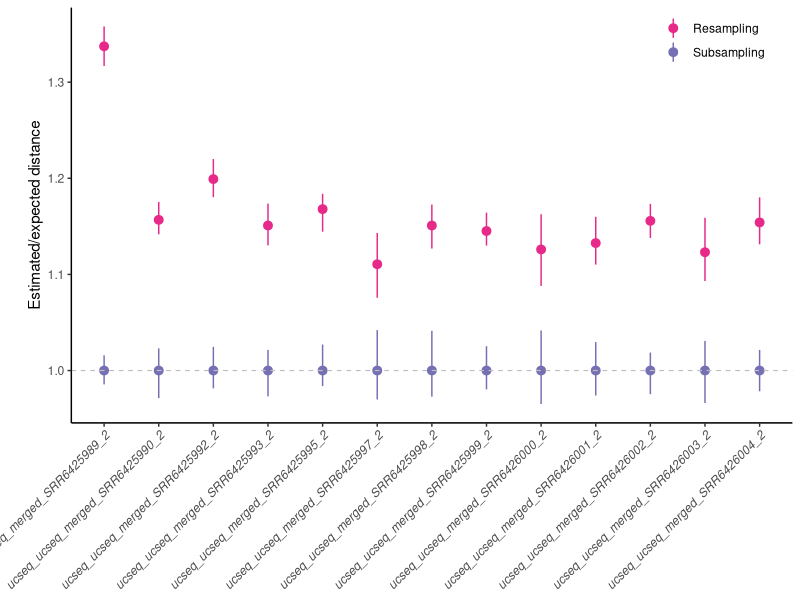
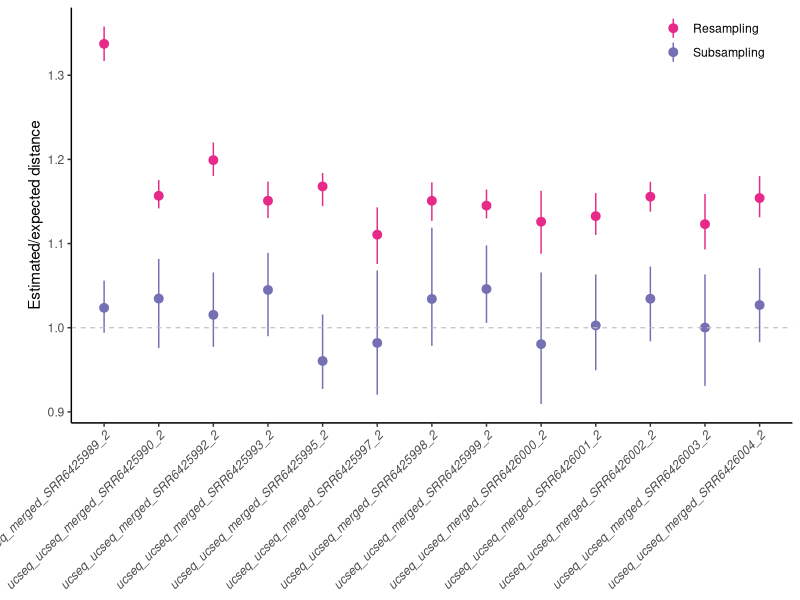
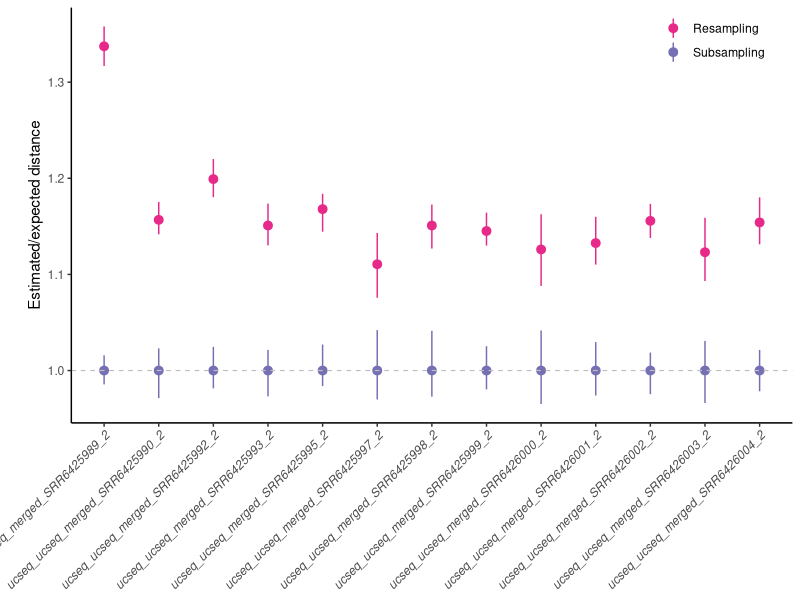
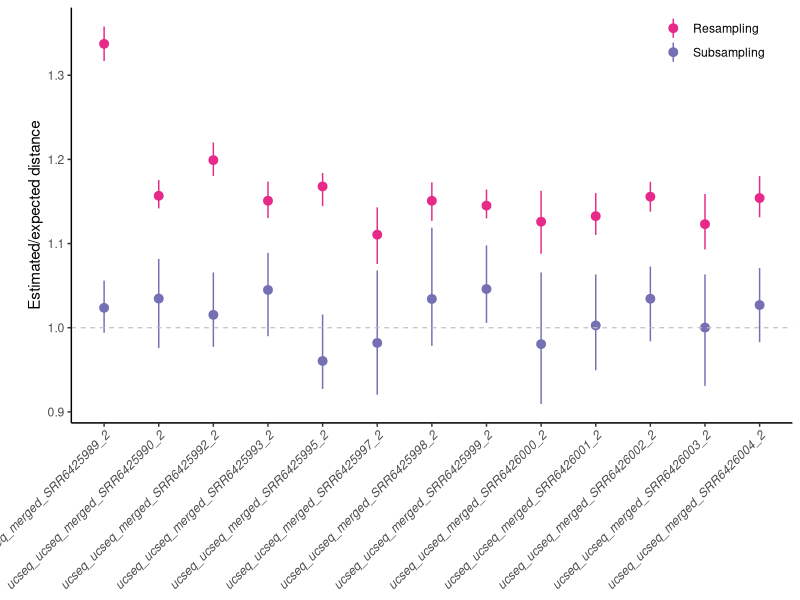

Generate these figures, in order, with R: (Note: this script raises an error after producing the figures.)
require(ggplot2); require(scales); require(reshape2); 
#install.packages("dplyr")
require(dplyr)
require(Hmisc)
library("readxl")
library(ggpubr)
#install.packages("ggpubr")

setwd(dirname(rstudioapi::getActiveDocumentContext()$path))
getwd()


#dir1 = 'd0.01'
#dir2 = 'd0.05'
#dir3 = 'd0.25'

#d1=read.csv(paste0(dir1,'/combined_all_dist_removed_outliers.csv'),sep=",",h=T)
#d2=read.csv(paste0(dir2,'/combined_all_dist_removed_outliers.csv'),sep=",",h=T)
#d3=read.csv(paste0(dir3,'/combined_all_dist_removed_outliers.csv'),sep=",",h=T)
#d <- rbind(d1, d2, d3)
#write.csv(d,"combined_all_dist_removed_outliers_threeD.csv", row.names = FALSE)


d1<- read.csv("combined_resample_all_dist.csv",sep=",",h=T)
d2 <- read.csv("combined_subsample_all_dist.csv",sep=",",h=T) #Main correction
d1$test = "resample"
d2$test = "subsample"

d <- rbind(d1, d2)
head(d)


d=d[d$variable %in% c("ucseq_ucseq_merged_SRR6425991_2") & !d$cond %in% c("main"),]

d=d[!d$sample %in% c("ucseq_ucseq_merged_SRR6425991_2"),]

d
#d$bb=as.factor(round(d$b,3))

levels(d$sample)
levels(d$sample)[levels(d$sample)=="ucseq_ucseq_merged_SRR6425989_2"] <- "Drosophila bipectinata"
levels(d$sample)[levels(d$sample)=="ucseq_ucseq_merged_SRR6425990_2"] <- "Drosophila erecta"
levels(d$sample)[levels(d$sample)=="ucseq_ucseq_merged_SRR6425991_2"] <- "Drosophila ananassae"
levels(d$sample)[levels(d$sample)=="ucseq_ucseq_merged_SRR6425992_2"] <- "Drosophila biarmipes"
levels(d$sample)[levels(d$sample)=="ucseq_ucseq_merged_SRR6425993_2"] <- "Drosophila mauritiana"
levels(d$sample)[levels(d$sample)=="ucseq_ucseq_merged_SRR6425995_2"] <- "Drosophila eugracilis"
levels(d$sample)[levels(d$sample)=="ucseq_ucseq_merged_SRR6425997_2"] <- "Drosophila mojavensis"
levels(d$sample)[levels(d$sample)=="ucseq_ucseq_merged_SRR6425998_2"] <- "Drosophila persimilis"
levels(d$sample)[levels(d$sample)=="ucseq_ucseq_merged_SRR6425999_2"] <- "Drosophila simulans"
levels(d$sample)[levels(d$sample)=="ucseq_ucseq_merged_SRR6426000_2"] <- "Drosophila virilis"
levels(d$sample)[levels(d$sample)=="ucseq_ucseq_merged_SRR6426001_2"] <- "Drosophila pseudoobscura"
levels(d$sample)[levels(d$sample)=="ucseq_ucseq_merged_SRR6426002_2"] <- "Drosophila sechellia"
levels(d$sample)[levels(d$sample)=="ucseq_ucseq_merged_SRR6426003_2"] <- "Drosophila willistoni"
levels(d$sample)[levels(d$sample)=="ucseq_ucseq_merged_SRR6426004_2"] <- "Drosophila yakuba"




#levels(d$sample)=list("3/4"=0.75, "4/5"=0.8,"6/7"=0.857,"9/10*"=9/10,"13/14"=0.929,"20/21"=0.952)



head(d)
#d$exp_coverage = round(d$exp_coverage, digits = 2) 

#b1 = subset(d, d['condition']!="subsample_main_main" & d['condition']!="subsample_mean_mean")
#b = subset(b1, b1['exp_coverage']>0.06)
#head(b1)
#b=d

library(RColorBrewer)
my_palette = c(brewer.pal(9, "RdBu")[c(1,2, 3, 7, 9)])
my_colors <- RColorBrewer::brewer.pal(8, "Dark2")
values=my_palette

#groupy(true_dist, condition)

head(d)

theme_grey()$plot.margin

dp<-ggplot(aes(x=sample,y=est_true, color=test), data=d)+
  #geom_point(alpha=0.5)+
  #stat_summary(fun.data = "mean_sdl", fun.args = list(mult = 1), geom="pointrange", alpha=0.5)+
  stat_summary(aes(group=test),fun = mean, fun.min = min, fun.max = max, geom="pointrange")+
  #stat_summary(fun = mean, fun.min = min, fun.max = max, colour = test, size = 2) +
  #stat_summary(geom="pointrange", aes(group=condition), position=position_dodge(.9),
  #             fun.data = mean_sdl, colour='black', fun.args = list(mult = 1))+
  
  #geom_boxplot(aes(factor(exp_coverage), dist))+
  #theme_bw()+
  theme_classic()+
  geom_hline(yintercept=1.0, linetype="dashed", 
             color = "grey", size=0.4)+
  
  #facet_wrap(facets = vars(true_dist), ncol = 5)+
  #geom_hline(yintercept=1.0, color='grey', linetype="dashed", size = 0.4)+
  labs(y= "Estimated/expected distance", x = NA)+
  theme(axis.text.x = element_text(angle = 45, vjust = 1.0, hjust=1.0, face='italic'), 
        axis.title.x=element_blank(),)+
  scale_color_manual(name="", values = c(my_colors[4], my_colors[3]), 
                     labels = c("Resampling", "Subsampling" ))+
  #theme(axis.text.x = element_text(angle = 45))+
  #scale_color_manual(name="", values = c("#ca0020", "#0571b0"), )+
  #theme(legend.text=element_text(size=10), legend.title=element_text(size=10))+
  #theme(legend.position = c(0.5, -0.1), legend.direction="horizontal")+
  #theme(legend.position = 'bottom', legend.direction="horizontal")+
  theme(legend.position = c(.89,.95),
        legend.margin=margin(t = 0.0, unit='cm'), legend.direction="vertical" )+
  theme(plot.margin=unit(c(5.5,5.5,5.5,20.0),"pt"))
  #scale_y_continuous(limits = c(0.965, NA))+
#theme(legend.position = "none")
#geom_boxplot(aes(y=sqrt(prct_reads)*(dist-mean)+me),color="red")
dp
ggsave("resample.pdf", width=6.5,height = 3.5, dp)



###### raw resample distances with raw subsample distances
d1<- read.csv("_summary.csv",sep=",",h=T)
d1
names(d1)[names(d1) == 'sample_2'] <- 'variable'
names(d1)[names(d1) == 'uncorrected_dist'] <- 'value_x'
names(d1)[names(d1) == 'no_strapped_dist'] <- 'value_y'
d1$test = "resample"
d1$est_true = d1$value_x/d1$value_y

d1

d2 <- read.csv("combined_resample_all_dist.csv",sep=",",h=T) #Main correction
d2$test = "subsample"
d2=d2[!d2$cond %in% c("main"),]


common_cols <- intersect(colnames(d1), colnames(d2))
d<-rbind(
  subset(d1, select = common_cols), 
  subset(d2, select = common_cols)
)

d
d=d[d$variable %in% c("ucseq_ucseq_merged_SRR6425991_2"),]

d=d[!d$sample %in% c("ucseq_ucseq_merged_SRR6425991_2"),]



d
#d$bb=as.factor(round(d$b,3))

levels(d$sample)
levels(d$sample)[levels(d$sample)=="ucseq_ucseq_merged_SRR6425989_2"] <- "Drosophila bipectinata"
levels(d$sample)[levels(d$sample)=="ucseq_ucseq_merged_SRR6425990_2"] <- "Drosophila erecta"
levels(d$sample)[levels(d$sample)=="ucseq_ucseq_merged_SRR6425991_2"] <- "Drosophila ananassae"
levels(d$sample)[levels(d$sample)=="ucseq_ucseq_merged_SRR6425992_2"] <- "Drosophila biarmipes"
levels(d$sample)[levels(d$sample)=="ucseq_ucseq_merged_SRR6425993_2"] <- "Drosophila mauritiana"
levels(d$sample)[levels(d$sample)=="ucseq_ucseq_merged_SRR6425995_2"] <- "Drosophila eugracilis"
levels(d$sample)[levels(d$sample)=="ucseq_ucseq_merged_SRR6425997_2"] <- "Drosophila mojavensis"
levels(d$sample)[levels(d$sample)=="ucseq_ucseq_merged_SRR6425998_2"] <- "Drosophila persimilis"
levels(d$sample)[levels(d$sample)=="ucseq_ucseq_merged_SRR6425999_2"] <- "Drosophila simulans"
levels(d$sample)[levels(d$sample)=="ucseq_ucseq_merged_SRR6426000_2"] <- "Drosophila virilis"
levels(d$sample)[levels(d$sample)=="ucseq_ucseq_merged_SRR6426001_2"] <- "Drosophila pseudoobscura"
levels(d$sample)[levels(d$sample)=="ucseq_ucseq_merged_SRR6426002_2"] <- "Drosophila sechellia"
levels(d$sample)[levels(d$sample)=="ucseq_ucseq_merged_SRR6426003_2"] <- "Drosophila willistoni"
levels(d$sample)[levels(d$sample)=="ucseq_ucseq_merged_SRR6426004_2"] <- "Drosophila yakuba"


d

#levels(d$sample)=list("3/4"=0.75, "4/5"=0.8,"6/7"=0.857,"9/10*"=9/10,"13/14"=0.929,"20/21"=0.952)



head(d)
#d$exp_coverage = round(d$exp_coverage, digits = 2) 

#b1 = subset(d, d['condition']!="subsample_main_main" & d['condition']!="subsample_mean_mean")
#b = subset(b1, b1['exp_coverage']>0.06)
#head(b1)
#b=d

library(RColorBrewer)
my_palette = c(brewer.pal(9, "RdBu")[c(1,2, 3, 7, 9)])
my_colors <- RColorBrewer::brewer.pal(8, "Dark2")
values=my_palette

#groupy(true_dist, condition)

head(d)

theme_grey()$plot.margin

dp<-ggplot(aes(x=sample,y=est_true, color=test), data=d)+
  #geom_point(alpha=0.5)+
  #stat_summary(fun.data = "mean_sdl", fun.args = list(mult = 1), geom="pointrange", alpha=0.5)+
  stat_summary(aes(group=test),fun = mean, fun.min = min, fun.max = max, geom="pointrange")+
  #stat_summary(fun = mean, fun.min = min, fun.max = max, colour = test, size = 2) +
  #stat_summary(geom="pointrange", aes(group=condition), position=position_dodge(.9),
  #             fun.data = mean_sdl, colour='black', fun.args = list(mult = 1))+
  
  #geom_boxplot(aes(factor(exp_coverage), dist))+
  #theme_bw()+
  theme_classic()+
  geom_hline(yintercept=1.0, linetype="dashed", 
             color = "grey", size=0.4)+
  
  #facet_wrap(facets = vars(true_dist), ncol = 5)+
  #geom_hline(yintercept=1.0, color='grey', linetype="dashed", size = 0.4)+
  labs(y= "Estimated/expected distance", x = NA)+
  theme(axis.text.x = element_text(angle = 45, vjust = 1.0, hjust=1.0, face='italic'), 
        axis.title.x=element_blank(),)+
  scale_color_manual(name="", values = c(my_colors[3], my_colors[4]), 
                     labels = c("Subsampling", "Resampling"), guide = guide_legend(reverse = TRUE))+
  #theme(axis.text.x = element_text(angle = 45))+
  #scale_color_manual(name="", values = c("#ca0020", "#0571b0"), )+
  #theme(legend.text=element_text(size=10), legend.title=element_text(size=10))+
  #theme(legend.position = c(0.5, -0.1), legend.direction="horizontal")+
  #theme(legend.position = 'bottom', legend.direction="horizontal")+
  theme(legend.position = c(.89,.95),
        legend.margin=margin(t = 0.0, unit='cm'), legend.direction="vertical" )+
  theme(plot.margin=unit(c(5.5,5.5,5.5,20.0),"pt"))
#scale_y_continuous(limits = c(0.965, NA))+
#theme(legend.position = "none")
#geom_boxplot(aes(y=sqrt(prct_reads)*(dist-mean)+me),color="red")
dp
ggsave("resample_raw.pdf", width=6.5,height = 3.5, dp)



##############################################################################






# scaled dist
dp <-ggplot(aes(x=as.factor(true_dist),y=scaled_dist, groupy(condition), color=condition ), 
               data=d[d$condition %in% c("subsample_no_strap","sim", "subsample_uncor") & d$true_dist %in% c(0.01, 0.02, 0.05, 0.10, 0.15,  0.25), ], )+
  


head(d)
library(dplyr)
# summarising all non-grouping variables
df2 <- d %>% group_by(condition, true_dist) %>% summarise(Variance=var(dist))
df2


# scaled dist
bp<-ggplot(aes(x=as.factor(true_dist), y=Variance, color=condition, group = condition), data=df2[df2$condition %in% c("subsample_no_strap","sim", "subsample_uncor") & df2$true_dist %in% c(0.01, 0.02, 0.05, 0.10, 0.15, 0.25), ], )+
  geom_point()+
  geom_line()+
  scale_y_continuous(trans='log10')+
  #stat_summary(geom="point",fun.y = mean)+
  #geom_boxplot(aes(factor(exp_coverage), dist))+
  #geom_boxplot()+
  #theme_bw()+
  theme_classic()+
  scale_color_manual(name="", values = c("#252525", "#ca0020", "#0571b0" ), 
                    labels = c("Simulated", "Corrected", "Uncorrected"))+
  #facet_wrap(facets = vars(true_dist), ncol = 8)+
  #geom_hline(yintercept=1.0, color='red', linetype="dashed", size = 0.4)+
  labs(y= expression(Log[10](variance~of~distance)), x = "True distance")+
  theme(legend.position = c(.83,.20), 
        legend.margin=margin(t = 0.0, unit='cm') )
  #theme(axis.text.x = element_text(angle = 45, vjust = 1.0, hjust=1.0))+
  #theme(axis.text.x = element_text(angle = 45))+
  #scale_color_manual(name="", values = c("#ca0020", "#0571b0"), )+
  #theme(legend.text=element_text(size=10), legend.title=element_text(size=10))+
  #theme(legend.position = c(0.5, -0.1), legend.direction="horizontal")+
  #theme(legend.position = 'bottom', legend.direction="horizontal")
  #geom_boxplot(aes(y=sqrt(prct_reads)*(dist-mean)+me),color="red")
  ggsave("cherry_var.pdf", width=4,height = 3.5, bp)

bp


p1 <- ggarrange(dp, bp, labels = c("A", "B"), widths=c(0.5, 0.5), ncol = 2, nrow = 1)

arrange <-ggarrange(p1, NULL, myplt, labels = c("", "", "C"), ncol = 1, heights=c(1, 0.05, 1), nrow = 3)
arrange
ggsave("cherry_three_plots.pdf", width=8.0,height = 7.0, arrange)







#sd dev
ggplot(aes(x=as.factor(condition),y=dist, groupy(true_dist)), data=d)+
    #geom_point()+
    #geom_violin() +
    #stat_summary(fun.y = "mean", geom = "col") +
    stat_summary(geom="point", fun.data = mean_sdl, colour='red', fun.args = list(mult = 1))+
    #geom_boxplot(aes(factor(exp_coverage), dist))+
    theme_classic()+
    facet_wrap(facets = vars(true_dist), ncol = 8, scales = "free")+
    labs(y= "Scaled distance", x = "Condition")+
    scale_y_continuous(trans='log10')+
    theme(axis.text.x = element_text(angle = 45, vjust = 1.0, hjust=1.0))+
    #theme(axis.text.x = element_text(angle = 45))+
    #scale_color_manual(name="", values = c("#ca0020", "#0571b0"), )+
    #theme(legend.text=element_text(size=10), legend.title=element_text(size=10))+
    #theme(legend.position = c(0.5, -0.1), legend.direction="horizontal")+
    theme(legend.position = 'bottom', legend.direction="horizontal")+
    #geom_boxplot(aes(y=sqrt(prct_reads)*(dist-mean)+me),color="red")
    ggsave("cherry_sd_dev.pdf", width=7.2,height = 4)
  
  
#

#############




d[d$V1<33,]
